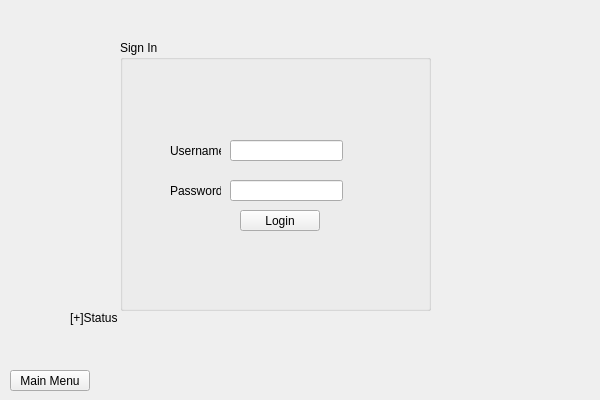
<?xml version="1.0" encoding="UTF-8"?>
<ui version="4.0">
 <class>LoginWindow</class>
 <widget class="QWidget" name="LoginWindow">
  <property name="geometry">
   <rect>
    <x>0</x>
    <y>0</y>
    <width>600</width>
    <height>400</height>
   </rect>
  </property>
  <property name="windowTitle">
   <string>Form</string>
  </property>
  <widget class="QPushButton" name="moveToMain">
   <property name="geometry">
    <rect>
     <x>10</x>
     <y>370</y>
     <width>80</width>
     <height>21</height>
    </rect>
   </property>
   <property name="text">
    <string>Main Menu</string>
   </property>
  </widget>
  <widget class="QLineEdit" name="usernameLineEdit">
   <property name="geometry">
    <rect>
     <x>230</x>
     <y>140</y>
     <width>113</width>
     <height>21</height>
    </rect>
   </property>
  </widget>
  <widget class="QLineEdit" name="passwordLineEdit">
   <property name="geometry">
    <rect>
     <x>230</x>
     <y>180</y>
     <width>113</width>
     <height>21</height>
    </rect>
   </property>
   <property name="echoMode">
    <enum>QLineEdit::Password</enum>
   </property>
  </widget>
  <widget class="QLabel" name="usernameLabel">
   <property name="geometry">
    <rect>
     <x>170</x>
     <y>140</y>
     <width>51</width>
     <height>21</height>
    </rect>
   </property>
   <property name="text">
    <string>Username:</string>
   </property>
  </widget>
  <widget class="QLabel" name="passwordLabel">
   <property name="geometry">
    <rect>
     <x>170</x>
     <y>180</y>
     <width>51</width>
     <height>21</height>
    </rect>
   </property>
   <property name="text">
    <string>Password:</string>
   </property>
  </widget>
  <widget class="QLabel" name="statusLabel">
   <property name="geometry">
    <rect>
     <x>70</x>
     <y>310</y>
     <width>341</width>
     <height>16</height>
    </rect>
   </property>
   <property name="text">
    <string>[+]Status</string>
   </property>
  </widget>
  <widget class="QGroupBox" name="loginGroupBox">
   <property name="geometry">
    <rect>
     <x>120</x>
     <y>40</y>
     <width>311</width>
     <height>271</height>
    </rect>
   </property>
   <property name="title">
    <string>Sign In</string>
   </property>
   <widget class="QPushButton" name="loginButton">
    <property name="geometry">
     <rect>
      <x>120</x>
      <y>170</y>
      <width>80</width>
      <height>21</height>
     </rect>
    </property>
    <property name="text">
     <string>Login</string>
    </property>
   </widget>
  </widget>
  <zorder>loginGroupBox</zorder>
  <zorder>moveToMain</zorder>
  <zorder>usernameLineEdit</zorder>
  <zorder>passwordLineEdit</zorder>
  <zorder>usernameLabel</zorder>
  <zorder>passwordLabel</zorder>
  <zorder>statusLabel</zorder>
 </widget>
 <resources/>
 <connections/>
</ui>
